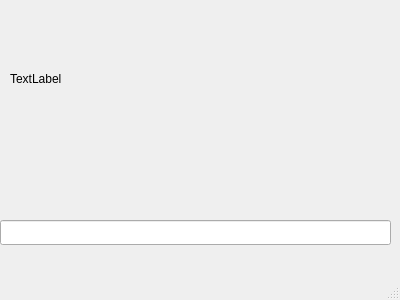
<?xml version="1.0" encoding="UTF-8"?>
<ui version="4.0">
 <class>MainWindow</class>
 <widget class="QMainWindow" name="MainWindow">
  <property name="geometry">
   <rect>
    <x>0</x>
    <y>0</y>
    <width>400</width>
    <height>300</height>
   </rect>
  </property>
  <property name="windowTitle">
   <string>Hello</string>
  </property>
  <widget class="QWidget" name="centralwidget">
   <widget class="QLabel" name="label">
    <property name="geometry">
     <rect>
      <x>10</x>
      <y>70</y>
      <width>67</width>
      <height>17</height>
     </rect>
    </property>
    <property name="text">
     <string>TextLabel</string>
    </property>
   </widget>
   <widget class="QLineEdit" name="lineEdit">
    <property name="geometry">
     <rect>
      <x>0</x>
      <y>220</y>
      <width>391</width>
      <height>25</height>
     </rect>
    </property>
   </widget>
  </widget>
  <widget class="QMenuBar" name="menubar">
   <property name="geometry">
    <rect>
     <x>0</x>
     <y>0</y>
     <width>400</width>
     <height>22</height>
    </rect>
   </property>
  </widget>
  <widget class="QStatusBar" name="statusbar"/>
 </widget>
 <resources/>
 <connections>
  <connection>
   <sender>lineEdit</sender>
   <signal>textChanged(QString)</signal>
   <receiver>label</receiver>
   <slot>setText(QString)</slot>
   <hints>
    <hint type="sourcelabel">
     <x>195</x>
     <y>254</y>
    </hint>
    <hint type="destinationlabel">
     <x>43</x>
     <y>100</y>
    </hint>
   </hints>
  </connection>
 </connections>
</ui>
